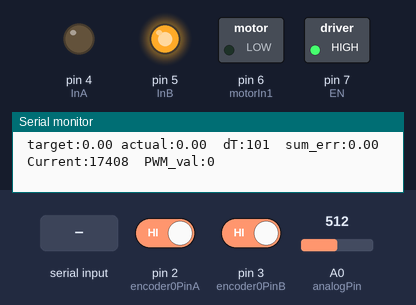
Bench run of a sketch on a simulated Arduino Uno, built with avr-gcc and run on an emulated ATmega328P. Shown: switched loads named in the sketch (green lamp = pin HIGH), output pins drawn as LEDs (lit = HIGH), the last lines printed to the serial monitor. The test bench sets the inputs (shaded band); at power-on: A0 (analogPin) = 512, pin 2 (encoder0PinA) HIGH, pin 3 (encoder0PinB) HIGH.

Above: at 1.2 s.
1.3 s: "90,45\n" received over Serial
At 2.2 s:
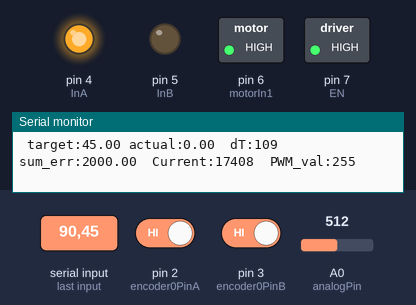
2.8 s: A0 (analogPin) set to 303
5.8 s: A0 (analogPin) set to 276
Timing chart, 0 to 8.8 s (numbered marks = the images above; inputs shaded):
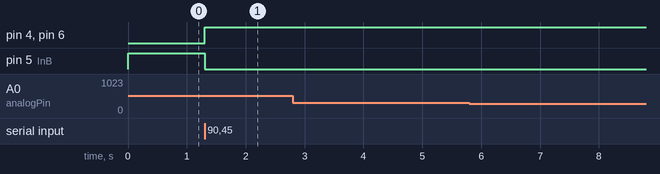

Measured:
- after the input at 1.3 s, pin 4 (InA), pin 6 (motorIn1): LOW → HIGH at once; pin 5 (InB): HIGH → LOW at once

The sketch:

vnh5019_andbot_test.ino
```cpp
#define RIGHT_WHEEL 1
#define LEFT_WHEEL 2

//#define WHEEL_TYPE LEFT_WHEEL
#define WHEEL_TYPE RIGHT_WHEEL

#define encoder0PinA  2
#define encoder0PinB  3

#define motorIn1 6
#define InA 4
#define InB 5
#define EN 7

#define LOOPTIME 40
#define FeedbackTime 100
#define CurrentLimit 8500 //for metal0

int pinAState = 0;
int pinAStateOld = 0;
int pinBState = 0;
int pinBStateOld = 0;

byte sT = 0;  //send start byte
byte sH = 0;  //send high byte
byte sL = 0;  //send low byte
byte sCS = 0;  //send current sense byte
byte sP = 0;  //send stop byte

byte rT = 0;  //receive start byte
byte rH = 0;  //receive high byte
byte rL = 0;  //receive low byte
byte rP = 0;  //receive stop byte

volatile long Encoderpos = 0;
volatile long unknownvalue = 0;

volatile int lastEncoded = 0;
unsigned long lastMilli = 0;                    // loop timing
unsigned long lastSend = 0;                    // send timing
long dT = 0;

double omega_target = 0.0;
double omega_actual = 0;

int PWM_val = 0;                                // (25% = 64; 50% = 127; 75% = 191; 100% = 255)
double CPR = 28;                                   // encoder count per revolution
double gear_ratio = 65.5;
int actual_send = 0;
int target_receive = 0;

float Kp = 0.9;
float Ki = 0.005;
float Kd = 0;
double error;
double pidTerm = 0;                                                            // PID correction
double sum_error, d_error=0;

double calculated_pidTerm;
double constrained_pidterm;

//current sense
int analogPin = A0;
unsigned int current = 0;
int current_send = 0;

void setup()
{
 //Set PWM frequency for D5 & D6
 // set timer 0 divisor to     8 for PWM frequency of  7812.50 Hz
 TCCR0B = TCCR0B & B11111000 | B00000010;
 pinMode(encoder0PinA, INPUT);
 digitalWrite(encoder0PinA, HIGH);       // turn on pullup resistor
 pinMode(encoder0PinB, INPUT);
 digitalWrite(encoder0PinB, HIGH);       // turn on pullup resistor

 attachInterrupt(0, doEncoder, CHANGE);  // encoder pin on interrupt 0 - pin 2
 attachInterrupt(1, doEncoder, CHANGE);
 pinMode(InA, OUTPUT);
 pinMode(InB, OUTPUT);
 pinMode(EN, OUTPUT);
 digitalWrite(EN, HIGH);
 Serial.begin (57600);
}

void loop()
{
  if (Serial.available() >= 4) {
    omega_target = Serial.parseFloat();
   }
  CurrentMonitor();
  if((millis()-lastMilli) >= LOOPTIME)
     {                                    // enter tmed loop
        dT = millis()-lastMilli;
        lastMilli = millis();

        getMotorData();                                                           // calculate speed

        PWM_val = (updatePid(omega_target, omega_actual));                       // compute PWM value from rad/s

        if (omega_target == 0)  { PWM_val = 0;  sum_error = 0;  digitalWrite(EN, HIGH); }

        if (PWM_val <= 0)   { analogWrite(motorIn1,abs(PWM_val));  digitalWrite(InA, LOW);  digitalWrite(InB, HIGH); }
        if (PWM_val > 0)    { analogWrite(motorIn1,abs(PWM_val));  digitalWrite(InA, HIGH);   digitalWrite(InB, LOW);}
        printMotorInfo();
     }
}

void getMotorData()
{
  static long EncoderposPre = 0;
  if (WHEEL_TYPE == RIGHT_WHEEL)
    omega_actual = ((Encoderpos - EncoderposPre)*(1000/dT))*2*PI/(CPR*gear_ratio);  //ticks/s to rad/s
  else  //left wheel
    omega_actual = -(((Encoderpos - EncoderposPre)*(1000/dT))*2*PI/(CPR*gear_ratio));  //ticks/s to rad/s
  EncoderposPre = Encoderpos;
}

void CurrentMonitor()
{
    // 5V / 1024 ADC counts / 144 mV per A = 34 mA per count
    current = analogRead(analogPin) * 34;
    //if (current > CurrentLimit)  digitalWrite(EN, LOW);
}

double updatePid(double targetValue,double currentValue)
{
  static double last_error=0;
  error = targetValue - currentValue;

  sum_error = sum_error + error * dT;
  // Added by KKuei to bound sum_error range
  sum_error = constrain(sum_error, -2000, 2000);

  d_error = (error - last_error) / dT;
  pidTerm = Kp * error + Ki * sum_error + Kd * d_error;
  //pidTerm = Kp * error + Kd * d_error;
  last_error = error;
  if (WHEEL_TYPE == RIGHT_WHEEL)
    calculated_pidTerm = pidTerm/0.04039215686;
  else
    calculated_pidTerm = -pidTerm/0.04039215686;
  constrained_pidterm = constrain(calculated_pidTerm, -255, 255);

  return constrained_pidterm;
}


void doEncoder() {
  pinAState = digitalRead(2);
  pinBState = digitalRead(3);

  if (pinAState == 0 && pinBState == 0) {
    if (pinAStateOld == 1 && pinBStateOld == 0) // forward
      Encoderpos ++;
    if (pinAStateOld == 0 && pinBStateOld == 1) // reverse
      Encoderpos --;
  }
  if (pinAState == 0 && pinBState == 1) {
    if (pinAStateOld == 0 && pinBStateOld == 0) // forward
      Encoderpos ++;
    if (pinAStateOld == 1 && pinBStateOld == 1) // reverse
      Encoderpos --;
  }
  if (pinAState == 1 && pinBState == 1) {
    if (pinAStateOld == 0 && pinBStateOld == 1) // forward
      Encoderpos ++;
    if (pinAStateOld == 1 && pinBStateOld == 0) // reverse
      Encoderpos --;
  }

  if (pinAState == 1 && pinBState == 0) {
    if (pinAStateOld == 1 && pinBStateOld == 1) // forward
      Encoderpos ++;
    if (pinAStateOld == 0 && pinBStateOld == 0) // reverse
      Encoderpos --;
  }
  pinAStateOld = pinAState;
  pinBStateOld = pinBState;
}

void printMotorInfo()
{
   Serial.print(" target:");                  Serial.print(omega_target);
   Serial.print(" actual:");                  Serial.print(omega_actual);
   Serial.print("  dT:");                  Serial.print(dT);
   Serial.print("  sum_err:");                  Serial.print(sum_error);
   Serial.print("  Current:");                  Serial.print(current);
   Serial.print("  PWM_val:");                  Serial.print(PWM_val);

   Serial.println();
}
```
